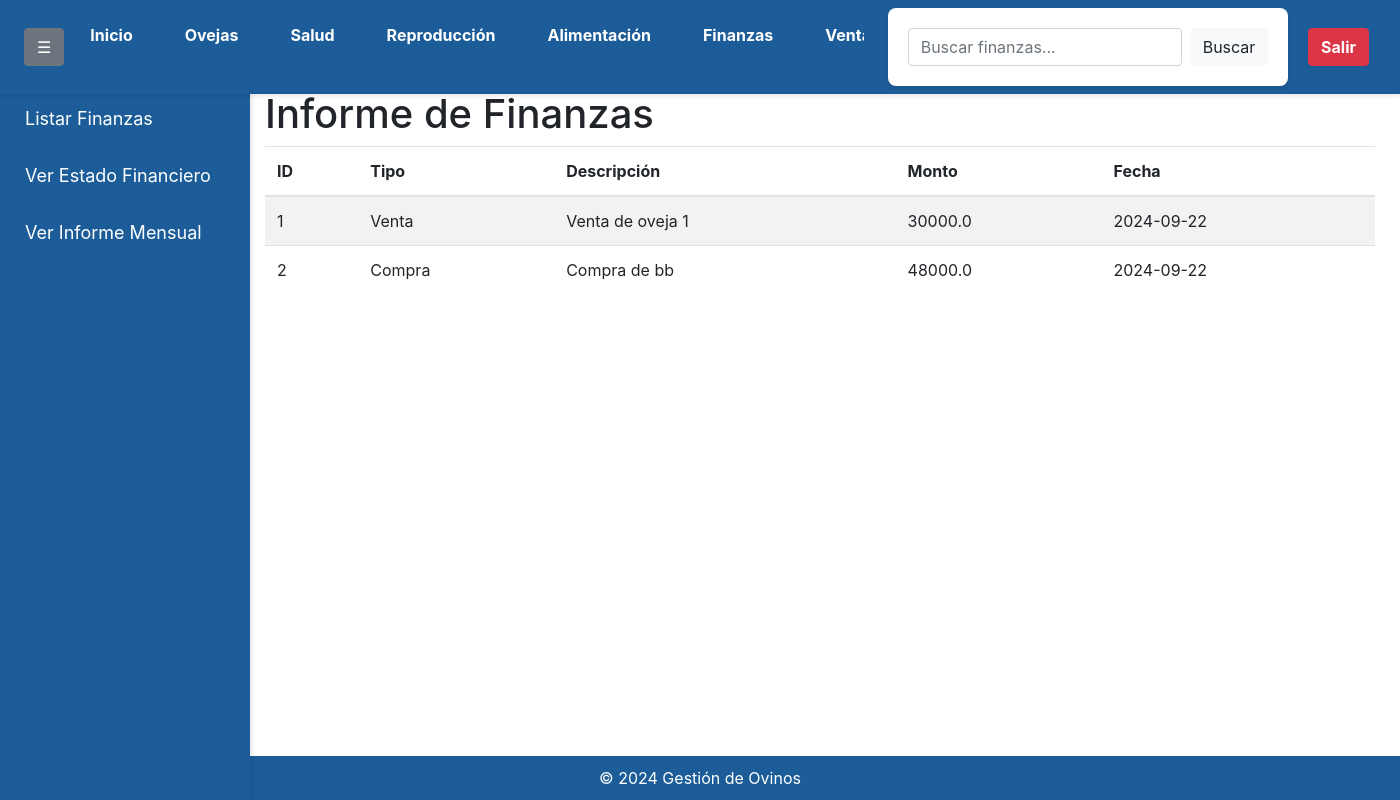
Screenshot of /listar_finanzas (signed in) with the database file from the repository.
### app/models.py (models this page shows)
class Finanzas(db.Model):
    id = db.Column(db.Integer, primary_key=True)
    tipo = db.Column(db.String(10), nullable=False)
    descripcion = db.Column(db.Text, nullable=False)
    monto = db.Column(db.Float, nullable=False)
    fecha = db.Column(db.Date, nullable=False)
    user_id = db.Column(db.Integer, db.ForeignKey('user.id'), nullable=False)
    compra_id = db.Column(db.Integer, db.ForeignKey('compra.id'), nullable=True)
    venta_id = db.Column(db.Integer, db.ForeignKey('venta.id'), nullable=True)
    user = db.relationship('User', backref='finanzas')
    compra = db.relationship('Compra', backref='finanzas', lazy=True)
    venta = db.relationship('Venta', backref='finanzas', lazy=True)

### app/routes.py (the view)
@app.route('/listar_finanzas')
@login_required
def listar_finanzas():
    search_query = request.args.get('search', '')  # Obtener el término de búsqueda desde la solicitud
    if search_query:
        finanzas = Finanzas.query.filter(
            (Finanzas.tipo.contains(search_query)) |
            (Finanzas.descripcion.contains(search_query)) |
            (Finanzas.monto.like(f"%{search_query}%")) |  # Para buscar por monto, aunque sea float
            (Finanzas.fecha.like(f"%{search_query}%"))    # Para buscar por fecha
        ).filter_by(user_id=current_user.id).order_by(Finanzas.fecha.desc()).all()
    else:
        finanzas = Finanzas.query.filter_by(user_id=current_user.id).order_by(Finanzas.fecha.desc()).all()
    return render_template('listar_finanzas.html', finanzas=finanzas)

### app/__init__.py (called while the page is built)
@login_manager.user_loader
def load_user(user_id):
    return User.query.get(int(user_id))

### app/templates/listar_finanzas.html (shortened to what this page needs)
<!DOCTYPE html>
<html lang="en">
<head>
    <link rel="stylesheet" href="{{ url_for('static', filename='styles.css') }}">
    <link rel="stylesheet" href="https://maxcdn.bootstrapcdn.com/bootstrap/4.5.2/css/bootstrap.min.css">
</head>
<body>
    <nav class="navbar navbar-expand-lg navbar-light" style="background-color: #1c5d99;">
        <div class="collapse navbar-collapse" id="navbarNav">
            <button class="btn btn-secondary ml-2" id="toggleSidebar">☰</button>
            <ul class="navbar-nav mr-auto">
                <li class="nav-item">
                    <a class="nav-link text-white" href="{{ url_for('index') }}">Inicio</a>
                </li>
                <li class="nav-item">
                    <a class="nav-link text-white" href="{{ url_for('oveja') }}">Ovejas</a>
                </li>
                <li class="nav-item">
                    <a class="nav-link text-white" href="{{ url_for('salud') }}">Salud</a>
                </li>
                <li class="nav-item">
                    <a class="nav-link text-white" href="{{ url_for('reproduccion') }}">Reproducción</a>
                </li>
                <li class="nav-item">
                    <a class="nav-link text-white" href="{{ url_for('alimentacion') }}">Alimentación</a>
                </li>
                <li class="nav-item">
                    <a class="nav-link text-white" href="{{ url_for('finanzas') }}">Finanzas</a>
                </li>
                <li class="nav-item">
                    <a class="nav-link text-white" href="{{ url_for('venta') }}">Ventas</a>
                </li>
            </ul>
            <form class="form-inline my-2 my-lg-0" method="GET" action="{{ url_for('listar_finanzas') }}">
                <input class="form-control mr-sm-2" type="search" name="search" placeholder="Buscar finanzas..." aria-label="Search" value="{{ request.args.get('search', '') }}">
                <button class="btn btn-light my-2 my-sm-0" type="submit">Buscar</button>
            </form>
            <a href="{{ url_for('logout') }}" class="btn btn-danger ml-2">Salir</a>
        </div>
    </nav>
    <div class="sidebar" id="sidebar">
        <ul class="nav flex-column">
            <li class="nav-item">
                <a class="nav-link text-white" href="{{ url_for('listar_finanzas') }}">Listar Finanzas</a>
            </li>
            <li class="nav-item">
                <a class="nav-link text-white" href="{{ url_for('analisis_financiero') }}">Ver Estado Financiero</a>
            </li>
            <li class="nav-item">
                <a class="nav-link text-white" href="{{ url_for('informe_mensual') }}">Ver Informe Mensual</a>
            </li>
        </ul>
    </div>
    <div class="container mt-3">
        <h1 style="margin-top: 70px;">Informe de Finanzas</h1>
        <table class="table table-striped">
            <thead>
                <tr>
                    <th>ID</th>
                    <th>Tipo</th>
                    <th>Descripción</th>
                    <th>Monto</th>
                    <th>Fecha</th>
                </tr>
            </thead>
            <tbody>
                {% for finanza in finanzas %}
                    <tr>
                        <td>{{ finanza.id }}</td>
                        <td>{{ finanza.tipo }}</td>
                        <td>{{ finanza.descripcion }}</td>
                        <td>{{ finanza.monto }}</td>
                        <td>{{ finanza.fecha }}</td>
                    </tr>
                {% endfor %}
            </tbody>
        </table>
    </div>
    <footer class="text-center mt-4">
        &copy; 2024 Gestión de Ovinos
    </footer>
</body>
</html>

### app/static/styles.css (style rules this page uses)
body { font-family: 'Arial', sans-serif; background-color: #f0f2f5; color: #333; margin: 0; padding: 0; padding-top: 20px; }
.navbar { background-color: #1c5d99; padding: 10px 20px; text-align: center; box-shadow: 0 2px 5px rgba(0, 0, 0, 0.1); position: fixed; top: 0; left: 0; width: 100%; z-index: 1000; }
.navbar a { color: #ffffff; text-decoration: none; margin: 0 15px; font-weight: bold; }
.sidebar { height: calc(100vh - 35px); width: 250px; position: fixed; top: 35px; right: 0; background-color: #1c5d99; padding-top: 20px; box-shadow: 2px 0 5px rgba(0, 0, 0, 0.1); overflow-y: auto; z-index: 900; }
.sidebar a { padding: 15px 25px; text-decoration: none; font-size: 18px; color: #ffffff; display: block; transition: 0.3s; }
form { max-width: 500px; margin: 20px auto; padding: 20px; background-color: #ffffff; border-radius: 8px; box-shadow: 0 2px 5px rgba(0, 0, 0, 0.1); }
.btn { display: inline-block; padding: 10px 15px; background-color: #1c5d99; color: white; text-decoration: none; border-radius: 5px; font-weight: bold; text-align: center; }
footer { background-color: #1c5d99; color: white; text-align: center; padding: 10px; position: fixed; bottom: 0; width: calc(100%); right: 0; z-index: 850; }

### app/templates/listar_finanzas.html (style rules this page uses)
.sidebar { height: calc(100% - 70px); width: 250px; position: fixed; top: 70px; left: 0; background-color: #1c5d99; transition: margin-left 0.3s; }
.container { margin-left: 250px; transition: margin-left 0.3s; }
.navbar { padding: 0.5rem 0.5rem; position: fixed; width: 100%; z-index: 1000; }
.navbar-nav .nav-item { margin: 0 3px; }
.navbar { padding: 0.5rem 1rem; }
.navbar-nav { max-width: 800px; overflow-x: auto; }

### rows the page displays
Finanzas: id "1", tipo "Venta", descripcion "Venta de oveja 1", monto "30000.0", fecha "2024-09-22"
Finanzas: id "2", tipo "Compra", descripcion "Compra de bb", monto "48000.0", fecha "2024-09-22"
